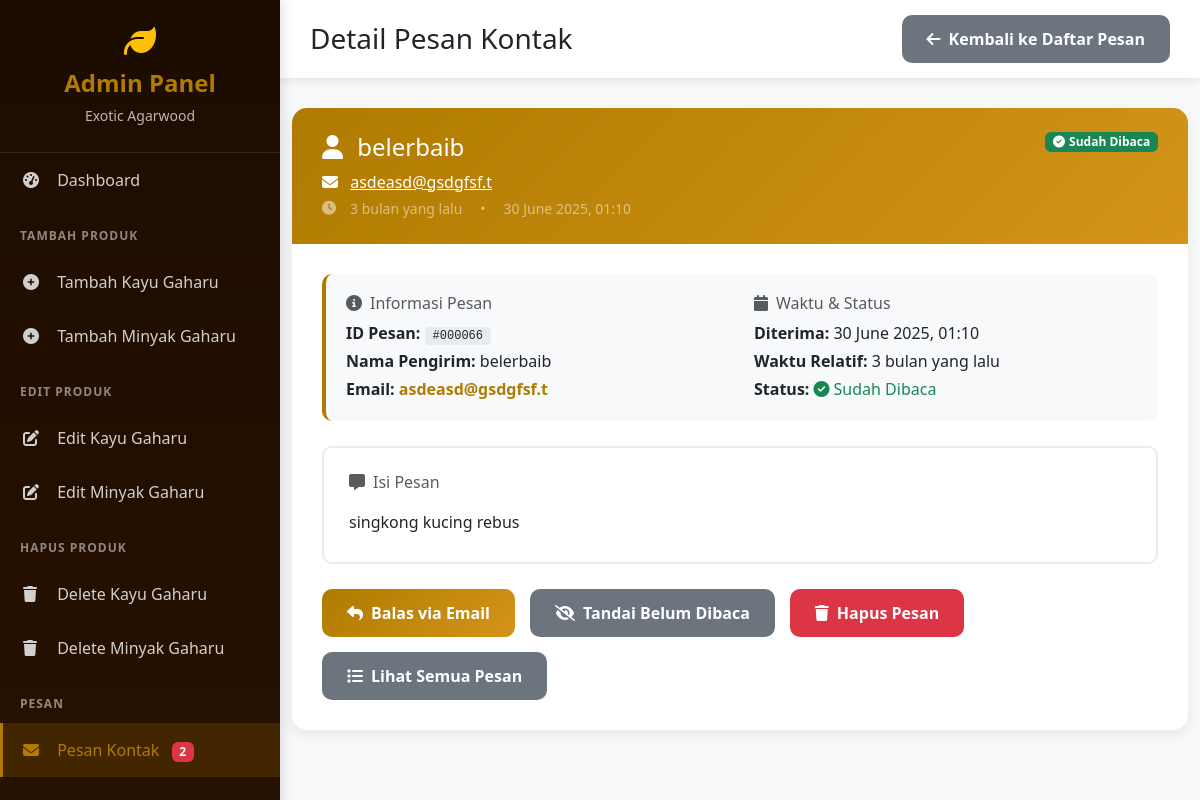
The app's page /viewmessege.php?id=66 (signed in) with its own data.
### tables this page shows
CREATE TABLE `contact_messages` (
  `id` int(11) NOT NULL,
  `name` varchar(100) NOT NULL,
  `email` varchar(255) NOT NULL,
  `phone` varchar(20) DEFAULT NULL,
  `message` text NOT NULL,
  `is_read` tinyint(1) DEFAULT 0,
  `created_at` timestamp NULL DEFAULT current_timestamp()
);

### viewmessege.php (the view, shortened to what this page needs)
<?php
require_once 'database.php';
$pdo = null;
try {
    $dsn = "mysql:host=$servername;dbname=$dbname;charset=utf8mb4";
    $options = [
        PDO::ATTR_ERRMODE => PDO::ERRMODE_EXCEPTION,
        PDO::ATTR_DEFAULT_FETCH_MODE => PDO::FETCH_ASSOC,
        PDO::ATTR_EMULATE_PREPARES => false,
    ];
    $pdo = new PDO($dsn, $username, $password, $options);
    $pdo->exec("CREATE TABLE IF NOT EXISTS contact_messages (
        id INT AUTO_INCREMENT PRIMARY KEY,
        name VARCHAR(255) NOT NULL,
        email VARCHAR(255) NOT NULL,
        message TEXT NOT NULL,
        is_read TINYINT(1) DEFAULT 0,
        created_at TIMESTAMP DEFAULT CURRENT_TIMESTAMP
    )");
} catch(PDOException $e) {
    die("Database connection failed: " . $e->getMessage());
}
$message = null;
$message_id = isset($_GET['id']) ? (int)$_GET['id'] : 0;
try {
    $stmt = $pdo->prepare("SELECT * FROM contact_messages WHERE id = ?");
    $stmt->execute([$message_id]);
    $message = $stmt->fetch();
    if ($message['is_read'] == 0) {
        $message['is_read'] = 1;
    }
} catch(PDOException $e) {
    $_SESSION['error_message'] = 'Database error: ' . $e->getMessage();
    header('Location: checkmessegecontact.php');
    exit;
}
try {
    $stmt = $pdo->query("SELECT COUNT(*) as unread_messages FROM contact_messages WHERE is_read = 0");
    $unread_messages = $stmt->fetch()['unread_messages'];
} catch(PDOException $e) {
    $unread_messages = 0;
}
function formatDate($date) {
    return date('d F Y, H:i', strtotime($date));
}
function timeAgo($datetime) {
    $time = time() - strtotime($datetime);
    if ($time < 31536000) return floor($time/2592000) . ' bulan yang lalu';
    return floor($time/31536000) . ' tahun yang lalu';
}
?>
<!DOCTYPE html>
<html lang="en">
<head>
    <link href="https://cdnjs.cloudflare.com/ajax/libs/bootstrap/5.3.0/css/bootstrap.min.css" rel="stylesheet">
    <link href="https://cdnjs.cloudflare.com/ajax/libs/font-awesome/6.4.0/css/all.min.css" rel="stylesheet">
</head>
<body>
    <div class="sidebar">
        <div class="brand">
            <i class="fas fa-leaf fa-2x text-warning"></i>
            <h4>Admin Panel</h4>
            <small>Exotic Agarwood</small>
        </div>
        <nav class="nav flex-column">
            <a class="nav-link" href="admineai.php">
                <i class="fas fa-tachometer-alt"></i>
                Dashboard
            </a>
            <div class="nav-section">TAMBAH PRODUK</div>
            <a class="nav-link" href="inputdatakayugaharu.php">
                <i class="fas fa-plus-circle"></i>
                Tambah Kayu Gaharu
            </a>
            <a class="nav-link" href="inputdataminyakgaharu.php">
                <i class="fas fa-plus-circle"></i>
                Tambah Minyak Gaharu
            </a>
            <div class="nav-section">EDIT PRODUK</div>
            <a class="nav-link" href="admineai.php#kayu-section">
                <i class="fas fa-edit"></i>
                Edit Kayu Gaharu
            </a>
            <a class="nav-link" href="admineai.php#minyak-section">
                <i class="fas fa-edit"></i>
                Edit Minyak Gaharu
            </a>
            <div class="nav-section">HAPUS PRODUK</div>
            <a class="nav-link" href="admineai.php#kayu-section">
                <i class="fas fa-trash"></i>
                Delete Kayu Gaharu
            </a>
            <a class="nav-link" href="admineai.php#minyak-section">
                <i class="fas fa-trash"></i>
                Delete Minyak Gaharu
            </a>
            <div class="nav-section">PESAN</div>
            <a class="nav-link active" href="checkmessegecontact.php">
                <i class="fas fa-envelope"></i>
                Pesan Kontak
                <?php if ($unread_messages > 0): ?>
                    <span class="badge bg-danger ms-2"><?php echo $unread_messages; ?></span>
                <?php endif; ?>
            </a>
            <div class="nav-section">PENGATURAN</div>
        </nav>
    </div>
    <div class="main-content">
        <div class="top-navbar d-flex justify-content-between align-items-center">
            <h3 class="mb-0">Detail Pesan Kontak</h3>
            <a href="checkmessegecontact.php" class="btn-back">
                <i class="fas fa-arrow-left me-2"></i>Kembali ke Daftar Pesan
            </a>
        </div>
        <div class="container-fluid">
            <div class="message-container">
                <div class="message-header">
                    <div class="status-badge">
                        <?php if ($message['is_read']): ?>
                            <span class="badge bg-success">
                                <i class="fas fa-check-circle me-1"></i>Sudah Dibaca
                            </span>
                        <?php else: ?>
                            <span class="badge bg-warning">
                                <i class="fas fa-exclamation-circle me-1"></i>Belum Dibaca
                            </span>
                        <?php endif; ?>
                    </div>
                    <div class="content">
                        <h4 class="mb-2">
                            <i class="fas fa-user me-2"></i>
                            <?php echo htmlspecialchars($message['name']); ?>
                        </h4>
                        <p class="mb-1">
                            <i class="fas fa-envelope me-2"></i>
                            <a href="mailto:<?php echo htmlspecialchars($message['email']); ?>" class="text-white">
                                <?php echo htmlspecialchars($message['email']); ?>
                            </a>
                        </p>
                        <div class="time-info text-white-50">
                            <i class="fas fa-clock me-1"></i>
                            <span><?php echo timeAgo($message['created_at']); ?></span>
                            <span class="mx-2">•</span>
                            <span><?php echo formatDate($message['created_at']); ?></span>
                        </div>
                    </div>
                </div>
                <div class="message-body">
                    <div class="message-meta">
                        <div class="row">
                            <div class="col-md-6">
                                <h6 class="text-muted mb-2">
                                    <i class="fas fa-info-circle me-2"></i>Informasi Pesan
                                </h6>
                                <p class="mb-1">
                                    <strong>ID Pesan:</strong>
                                    <span class="message-id">#<?php echo str_pad($message['id'], 6, '0', STR_PAD_LEFT); ?></span>
                                </p>
                                <p class="mb-1">
                                    <strong>Nama Pengirim:</strong>
                                    <?php echo htmlspecialchars($message['name']); ?>
                                </p>
                                <p class="mb-0">
                                    <strong>Email:</strong>
                                    <a href="mailto:<?php echo htmlspecialchars($message['email']); ?>" class="email-link">
                                        <?php echo htmlspecialchars($message['email']); ?>
                                    </a>
                                </p>
                            </div>
                            <div class="col-md-6">
                                <h6 class="text-muted mb-2">
                                    <i class="fas fa-calendar me-2"></i>Waktu & Status
                                </h6>
                                <p class="mb-1">
                                    <strong>Diterima:</strong>
                                    <?php echo formatDate($message['created_at']); ?>
                                </p>
                                <p class="mb-1">
                                    <strong>Waktu Relatif:</strong>
                                    <?php echo timeAgo($message['created_at']); ?>
                                </p>
                                <p class="mb-0">
                                    <strong>Status:</strong>
                                    <?php if ($message['is_read']): ?>
                                        <span class="text-success">
                                            <i class="fas fa-check-circle me-1"></i>Sudah Dibaca
                                        </span>
                                    <?php else: ?>
                                        <span class="text-warning">
                                            <i class="fas fa-exclamation-circle me-1"></i>Belum Dibaca
                                        </span>
                                    <?php endif; ?>
                                </p>
                            </div>
                        </div>
                    </div>
                    <div class="message-content">
                        <h6 class="text-muted mb-3">
                            <i class="fas fa-comment-alt me-2"></i>Isi Pesan
                        </h6>
                        <div class="message-text">
                            <?php echo nl2br(htmlspecialchars($message['message'])); ?>
                        </div>
                    </div>
                    <div class="action-buttons">
                        <a href="mailto:<?php echo htmlspecialchars($message['email']); ?>?subject=Re: Pesan dari Website Agarwood&body=Halo <?php echo htmlspecialchars($message['name']); ?>,%0D%0A%0D%0ATerima kasih atas pesan Anda.%0D%0A%0D%0ASalam,%0D%0AAdmin Exotic Agarwood"
                           class="btn btn-action btn-primary-custom">
                            <i class="fas fa-reply me-2"></i>Balas via Email
                        </a>
                        <?php if ($message['is_read']): ?>
                            <form method="POST" style="display: inline;">
                                <button type="submit" class="btn btn-action btn-secondary-custom">
                                    <i class="fas fa-eye-slash me-2"></i>Tandai Belum Dibaca
                                </button>
                            </form>
                        <?php endif; ?>
                        <form method="POST" style="display: inline;"
                              onsubmit="return confirm('Apakah Anda yakin ingin menghapus pesan ini? Tindakan ini tidak dapat dibatalkan.')">
                            <button type="submit" class="btn btn-action btn-danger-custom">
                                <i class="fas fa-trash me-2"></i>Hapus Pesan
                            </button>
                        </form>
                        <a href="checkmessegecontact.php" class="btn btn-action btn-secondary-custom">
                            <i class="fas fa-list me-2"></i>Lihat Semua Pesan
                        </a>
                    </div>
                </div>
            </div>
        </div>
    </div>
</body>
</html>

### viewmessege.php (style rules this page uses)
body { background: #f8f9fa; font-family: 'Segoe UI', Tahoma, Geneva, Verdana, sans-serif; }
.sidebar { background: linear-gradient(180deg, #1c0c00 0%, #2a1200 100%); min-height: 100vh; position: fixed; top: 0; left: 0; width: 280px; z-index: 1000; box-shadow: 4px 0 10px rgba(0, 0, 0, 0.1); overflow-y: auto; }
.sidebar .brand { padding: 25px 20px; border-bottom: 1px solid rgba(255, 255, 255, 0.1); text-align: center; }
.sidebar .brand h4 { color: #af7b00; font-weight: 700; margin: 10px 0 5px; }
.sidebar .brand small { color: rgba(255, 255, 255, 0.7); }
.sidebar .nav-link { color: rgba(255, 255, 255, 0.8); padding: 15px 20px; border-radius: 0; transition: all 0.3s ease; border-left: 3px solid transparent; }
.sidebar .nav-link:hover, .sidebar .nav-link.active { background: rgba(175, 123, 0, 0.2); color: #af7b00; border-left-color: #af7b00; }
.sidebar .nav-link i { width: 20px; margin-right: 10px; }
.sidebar .nav-section { padding: 10px 20px; color: rgba(255, 255, 255, 0.5); font-size: 12px; font-weight: 600; text-transform: uppercase; letter-spacing: 1px; margin-top: 10px; }
.main-content { margin-left: 280px; padding: 0; }
.top-navbar { background: white; box-shadow: 0 2px 10px rgba(0, 0, 0, 0.1); padding: 15px 30px; margin-bottom: 30px; }
.message-container { background: white; border-radius: 15px; padding: 0; box-shadow: 0 5px 15px rgba(0, 0, 0, 0.08); margin-bottom: 30px; overflow: hidden; }
.message-header { background: linear-gradient(135deg, #af7b00 0%, #d4941a 100%); color: white; padding: 25px 30px; position: relative; }
.message-header::before { content: ''; position: absolute; top: 0; left: 0; right: 0; bottom: 0; opacity: 0.3; }
.message-header .content { position: relative; z-index: 1; }
.status-badge { position: absolute; top: 20px; right: 30px; z-index: 2; }
.message-body { padding: 30px; }
.message-meta { background: #f8f9fa; border-radius: 10px; padding: 20px; margin-bottom: 25px; border-left: 4px solid #af7b00; }
.message-content { background: #fff; border: 2px solid #e9ecef; border-radius: 10px; padding: 25px; margin-bottom: 25px; line-height: 1.8; font-size: 16px; }
.action-buttons { display: flex; gap: 15px; flex-wrap: wrap; }
.btn-action { border-radius: 10px; padding: 12px 25px; font-weight: 600; transition: all 0.3s ease; border: none; }
.btn-primary-custom { background: linear-gradient(135deg, #af7b00 0%, #d4941a 100%); color: white; }
.btn-secondary-custom { background: #6c757d; color: white; }
.btn-danger-custom { background: #dc3545; color: white; }
.btn-back { background: #6c757d; border: none; border-radius: 10px; padding: 12px 25px; font-weight: 600; color: white; text-decoration: none; transition: all 0.3s ease; }
.email-link { color: #af7b00; text-decoration: none; font-weight: 600; }
.time-info { display: flex; align-items: center; gap: 10px; color: #6c757d; font-size: 14px; }
.message-id { font-family: 'Courier New', monospace; background: #e9ecef; padding: 2px 8px; border-radius: 4px; font-size: 12px; }

### records on screen
contact_messages: name "belerbaib", email "asdeasd@gsdgfsf.t", created_at "3 bulan yang lalu", created_at "30 June 2025, 01:10", id "000066", message "singkong kucing rebus"

### other values on screen
$unread_messages "2"
